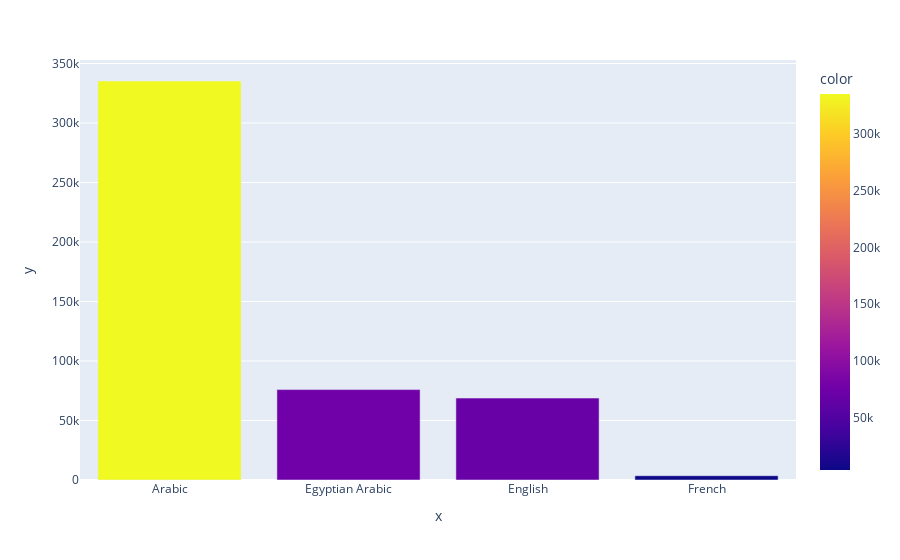

The notebook cell this image was saved under:
### Markdown cell above
### <span style="color:black;"> The French and British colonization of Egypt</span>

In 1798, a French Invasion took a place in Egypt. This had a major effect on Egyptians. At some point of time, French was the primary foregin language in media and in many other sectors. <b>What is very interesting is that during the British colonization, that happened after the French invasion, French was the medium of communication between Egyptians and foreigners.</b> Later, English became the second offical language of Egypt.
<img src="Anglo-egyptian_war.jpg" />

### Code cell
fig = px.bar(x=egypt_lang_freq.keys().collect()[:4], y=egypt_lang_freq.values().collect()[:4], 
             color=egypt_lang_freq.values().collect()[:4])
fig.show()

### Figure 1 — Plotly figure (JSON) as saved in the notebook; plotly's stock layout.template omitted (floating-point values rounded to 4 significant figures)
{"data": [{"alignmentgroup": "True", "hoverlabel": {"namelength": 0}, "hovertemplate": "x=%{x}<br>y=%{y}<br>color=%{marker.color}", "legendgroup": "", "marker": {"color": [335288, 75972, 68845, 3596], "coloraxis": "coloraxis"}, "name": "", "offsetgroup": "", "orientation": "v", "showlegend": false, "textposition": "auto", "type": "bar", "x": ["Arabic", "Egyptian Arabic", "English", "French"], "xaxis": "x", "y": [335288, 75972, 68845, 3596], "yaxis": "y"}], "layout": {"barmode": "relative", "coloraxis": {"colorbar": {"title": {"text": "color"}}, "colorscale": [[0, "#0d0887"], [0.1111, "#46039f"], [0.2222, "#7201a8"], [0.3333, "#9c179e"], [0.4444, "#bd3786"], [0.5556, "#d8576b"], [0.6667, "#ed7953"], [0.7778, "#fb9f3a"], [0.8889, "#fdca26"], [1, "#f0f921"]]}, "legend": {"tracegroupgap": 0}, "margin": {"t": 60}, "xaxis": {"anchor": "y", "domain": [0, 1], "title": {"text": "x"}}, "yaxis": {"anchor": "x", "domain": [0, 1], "title": {"text": "y"}}}}
